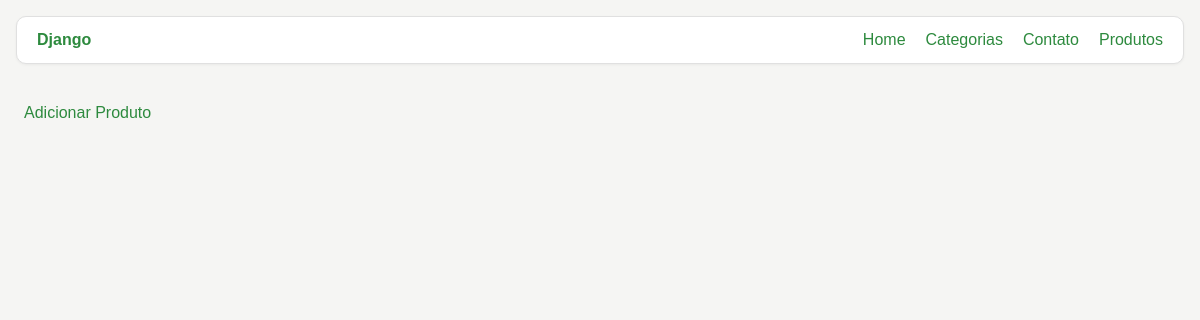
/produtos, run on an earlier commit of the app's database.
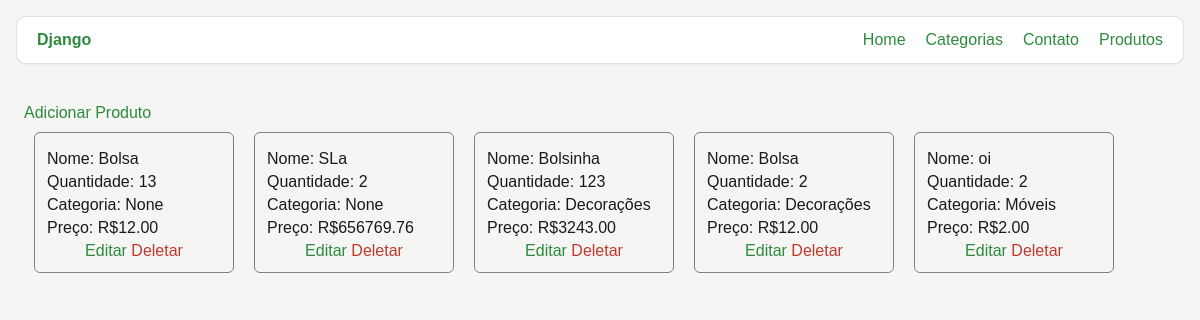
And on a later commit of the database.
### app/models.py (models this page shows)
class Produto(models.Model):
    nome = models.CharField(max_length=100)
    imagem = models.ImageField(upload_to='produtos/')
    quantidade = models.IntegerField()
    preco = models.DecimalField(max_digits=10, decimal_places=2)
    categoria = models.ForeignKey(Categoria, on_delete=models.SET_NULL, null=True, blank=True)

class Categoria(models.Model):
    nome= models.CharField(max_length=100)
    def __str__(self):
        return self.nome

### app/views.py (the view)
# urls.py: path('produtos', views.listarProdutos, name='produtos'),
def listarProdutos(request):
    _produtos = Produto.objects.all()
    return render(request, 'produtos.html', {'produtos': _produtos})

### app/templates/produtos.html (shortened to what this page needs)
{% extends 'template.html' %}
{% block conteudo %}
    <a href="{% url 'addproduto' %}">Adicionar Produto</a>
    <div style="display: flex;">
        {% for produto in produtos %}
            <div class="cardProduto">
                <p>Nome: {{produto.nome}}</p>
                <p>Quantidade: {{produto.quantidade}}</p>
                <p>Categoria: {{ produto.categoria }}</p>
                <p>Preço: R${{produto.preco}}</p>
                <div>
                    <a href="" class="edit">Editar</a>
                    <a href="" class="delete">Deletar</a>
                </div>
            </div>
        {% endfor %}
    </div>
{% endblock %}

### app/templates/template.html (shortened to what this page needs)
{% load static %}
<!DOCTYPE html>
<html lang="en">
<head>
    <link rel="stylesheet" href="{% static 'css/style.css' %}">
</head>
<body data-theme="dark">
    <header>
        <h4>Django</h4>
        <nav>
            <a href="{% url 'index' %}">Home</a>
            <a href="{% url 'categoria' %}">Categorias</a>
            <a href="{% url 'addcontato' %}">Contato</a>
            <a href="{% url 'produtos' %}">Produtos</a>
        </nav>
    </header>
    <main>
        {% block conteudo %}{% endblock %}
    </main>
</body>
</html>

### app/static/css/style.css (style rules this page uses)
* { margin: 0; padding: 0; box-sizing: border-box; font-family: 'Trebuchet MS', 'Lucida Sans Unicode', Arial, sans-serif; }
body { background-color: #f5f5f3; color: #1a1a1a; }
header { margin: 16px; border-radius: 10px; border: 0.5px solid #e0e0e0; background-color: #ffffff; display: flex; align-items: center; justify-content: space-between; padding: 14px 20px; box-shadow: 0 1px 3px rgba(0, 0, 0, 0.05); position: sticky; }
nav { display: flex; gap: 20px; }
main { width: 100%; padding: 24px; }
h4 { color: #2d8a3e; font-weight: 700; }
a { color: #2d8a3e; text-decoration: none; font-weight: 500; transition: color 0.15s ease; }
.delete { color: #c0392b; }
.cardProduto { margin: 10px; width: 200px; padding: 10px; border: 1px solid gray; border-radius: 6px; padding: 12px; display: flex; flex-direction: column; justify-content: center; align-items: center; gap: 5px; }
.cardProduto p { width: 100%; }

What changed in the data, as far as the page shows it:
added Produto: nome "Bolsa", quantidade "13", categoria "None", preco "12.00"
added Produto: nome "SLa", quantidade "2", categoria "None", preco "656769.76"
added Produto: nome "Bolsinha", quantidade "123", categoria "Decorações", preco "3243.00"
added Produto: nome "Bolsa", quantidade "2", categoria "Decorações", preco "12.00"
added Produto: nome "oi", quantidade "2", categoria "Móveis", preco "2.00"
